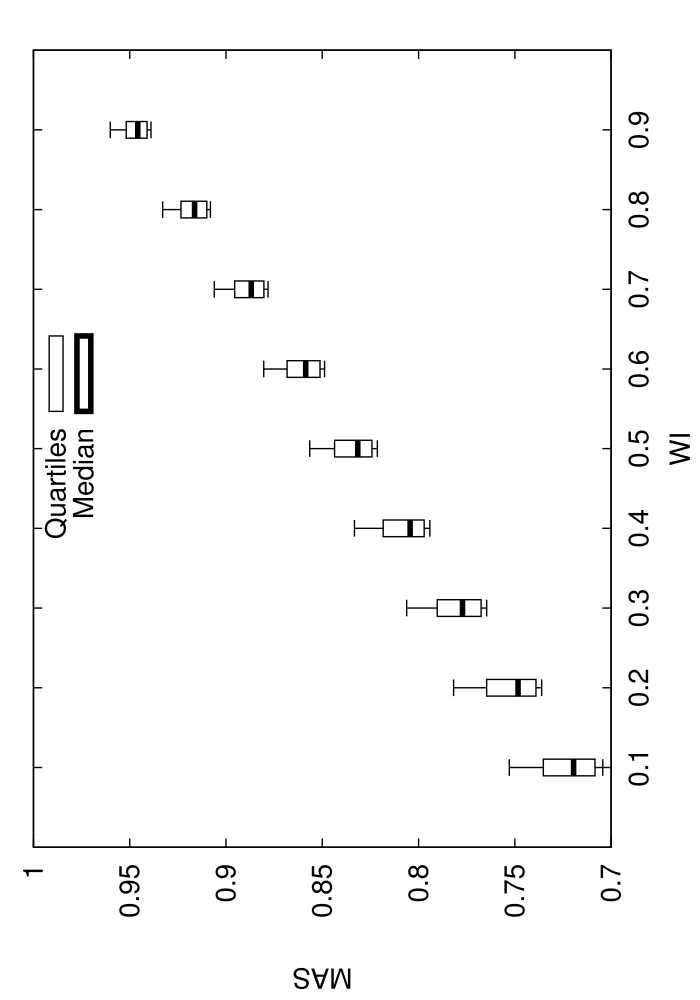

gnuplot code for this plot:
set terminal postscript enhanced 20
set xrange[0:1]
set xlabel 'WI'
set ylabel 'MAS'
set key ins vert center top spacing 1.0
set output 'stat_SIM_W03.dat.eps'
set bars 4.0
set style fill empty
plot 'stat_SIM_W03.dat.elab' using 1:3:2:6:5:xticlabel(1) with candlesticks lt -1 lw 1 title 'Quartiles' whiskerbars,'' using 1:4:4:4:4:xticlabels(1) with candlesticks lt -1 lw 4 title 'Median'
